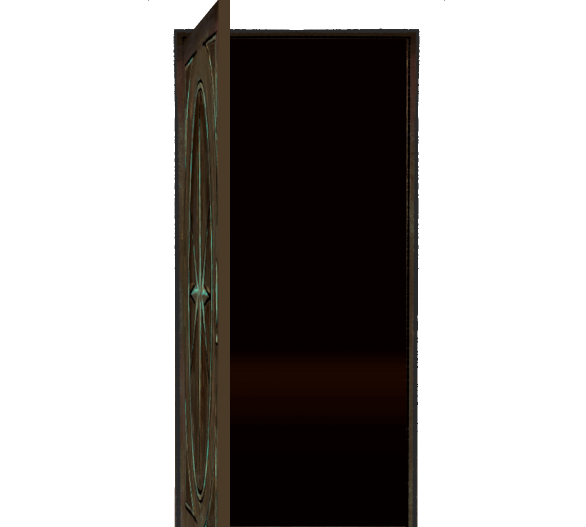
#> input picture Assets/Art/Hallway/HALLWAY-Attic-Door-Open-panel.png, 1172 x 1054 px, given in place of Haunted-Fish-Hotel-Main-Art-Only.png, which was not available (shown at 1/2 size)
$ python render_capsule_v11.py
#> lines starting #> are read from the running program, lines starting #| are printed output that depends on the picture
"""Capsule v11: the camera sees only the right wall and looks down into the dark of the hallway.

Out of the dark come tentacles and the angler (lit only by its own lamp); a chandelier swings overhead and the
service cart rolls right, straight at the oblivious bellhop. Original project art only, rendered in Blender (bpy).

    python render_capsule_v11.py [--samples 64]
"""
import argparse
import hashlib
import json
import math
import sys
from pathlib import Path

import bpy
import numpy as np
from PIL import Image, ImageDraw, ImageFilter, ImageFont

ROOT = Path(__file__).resolve().parents[2]
ART = ROOT / 'Assets/Art'
OUT = ART / 'Capsule'
W, H = 1232, 706
HALL_W, HALL_H = 4.4, 3.2


def B_image(path):
    img = bpy.data.images.load(str(path))
    return img


# [91 lines left out: functions emission, plane, billboard, solid, sprite_bbox_crop, glow_texture and 1 more, not called in this run]


def build():
    bpy.ops.wm.read_factory_settings(use_empty=True)
#> (this line was passed over: bpy is not available in this run)
#> (the call stopped at in B_image, `img = bpy.data.images.load(str(path))`: bpy is not available in this run)
    sc = bpy.context.scene
    L = 60.0
    wall = emission('WallR', B_image(ART / 'Hallway/HALLWAY-Wall-v1-2.png'), gain=1.0, fog=.085, tint=(.92, 1, 1), alpha=False, repeat=True)
    reps = (L + 14) / 7.2
    # right wall only: the left side of the frame is the dark mouth of the hallway
    plane('RightWall', [(HALL_W / 2, L, 0), (HALL_W / 2, -14, 0), (HALL_W / 2, -14, HALL_H), (HALL_W / 2, L, HALL_H)], wall, ((0, 0), (reps, 0), (reps, 1), (0, 1)))
    solid('Floor', [(-HALL_W / 2 - 4, -14, 0), (HALL_W / 2, -14, 0), (HALL_W / 2, L, 0), (-HALL_W / 2 - 4, L, 0)], (.03, .012, .016))
    carpet = bpy.data.materials.new('Carpet'); carpet.use_nodes = True
    nt = carpet.node_tree; nt.nodes.clear()
    geo = nt.nodes.new('ShaderNodeNewGeometry'); sep = nt.nodes.new('ShaderNodeSeparateXYZ'); nt.links.new(geo.outputs['Position'], sep.inputs[0])
    mulf = nt.nodes.new('ShaderNodeMath'); mulf.operation = 'MULTIPLY'; mulf.inputs[1].default_value = -.1; nt.links.new(sep.outputs['Y'], mulf.inputs[0])
    att = nt.nodes.new('ShaderNodeMath'); att.operation = 'POWER'; att.inputs[0].default_value = math.e; nt.links.new(mulf.outputs[0], att.inputs[1])
    gain = nt.nodes.new('ShaderNodeMath'); gain.operation = 'MULTIPLY'; gain.inputs[1].default_value = .3; nt.links.new(att.outputs[0], gain.inputs[0])
    col = nt.nodes.new('ShaderNodeMix'); col.data_type = 'RGBA'; col.blend_type = 'MULTIPLY'; col.inputs[0].default_value = 1
    col.inputs[6].default_value = (.62, .20, .27, 1); nt.links.new(gain.outputs[0], col.inputs[7])
    em = nt.nodes.new('ShaderNodeEmission'); nt.links.new(col.outputs[2], em.inputs[0])
    o = nt.nodes.new('ShaderNodeOutputMaterial'); nt.links.new(em.outputs[0], o.inputs[0])
    plane('Carpet', [(-.9, -14, .002), (.9, -14, .002), (.9, L, .002), (-.9, L, .002)], carpet)
    # wall furniture: sconces and two watching frames, all on the right wall
    sconce = B_image(sprite_bbox_crop(ART / 'Hallway/HALLWAY-sconce.png'))
    for y in (5.0, 10.5, 17.0):
        mat = emission(f'Sconce{y}', sconce, gain=1.0, fog=.07)
        w = .62 * sconce.size[0] / sconce.size[1]
        x = HALL_W / 2 - .03
        plane(f'Sconce{y}', [(x, y + w / 2, 1.55), (x, y - w / 2, 1.55), (x, y - w / 2, 1.55 + .62), (x, y + w / 2, 1.55 + .62)], mat)
    eye = Image.open(ART / 'Frames/Eye/HALLWAY-Frame-Eye.png').convert('RGBA'); outline = Image.open(ART / 'Frames/Eye/HALLWAY-Frame-Eye-outline.png').convert('RGBA')
    for name, y, z, height, has_eye in (('Frame-Filled-09', 7.6, 2.05, .95, True), ('Frame-Filled-14', 13.5, 1.95, 1.0, True)):
        f = Image.open(ART / f'Frames/Segmented Frames/{name}.png').convert('RGBA')
        back = Image.new('RGBA', f.size, (32, 32, 32, 255)); back.alpha_composite(f)
        e = Image.alpha_composite(eye, outline).resize((int(f.width * .8), int(f.height * .5)), Image.LANCZOS)
        back.alpha_composite(e, ((f.width - e.width) // 2, (f.height - e.height) // 2))
        back.putalpha(f.getchannel('A').point(lambda a: 255 if a > 8 else 0).filter(ImageFilter.MaxFilter(3)))
        tmp = Path('/tmp') / f'cap11_{name}.png'; back.save(tmp)
        w = height * f.width / f.height; x = HALL_W / 2 - .02
        plane(name, [(x, y + w / 2, z - height / 2), (x, y - w / 2, z - height / 2), (x, y - w / 2, z + height / 2), (x, y + w / 2, z + height / 2)], emission('F' + name, B_image(tmp), gain=.9, fog=.07))
    # the dark mouth: tentacles reaching out of it
    arms = [('left', 1, -3.4, 15.0, 5.0, .8), ('right', 2, -.6, 20.0, 6.4, .7), ('left', 3, -2.0, 12.5, 3.6, .85), ('right', 4, 0.4, 17.0, 5.2, .65),
            ('left', 2, -5.2, 22.0, 7.2, .6), ('right', 1, -2.6, 28.0, 8.6, .55), ('left', 4, -.4, 24.0, 7.4, .5), ('right', 3, -4.4, 18.0, 5.6, .7)]
    for side, n, x, y, h, g in arms:
        im = B_image(sprite_bbox_crop(ART / f'Boss/BOSS-v1v2-arm-{side}-{n}.png'))
        billboard(f'Tentacle{side}{n}{y}', im, x, y, h, 0.0, emission(f'T{side}{n}{y}', im, gain=g, fog=.03, tint=(.8, .95, 1.0)))
    # the angler, lit only by its own lamp: bright sprite, warm-green pool of light on floor, wall and nearby tentacles
    angler = B_image(sprite_bbox_crop(ART / 'Traps/TRAP-Angler-fish-glow.png'))
    glow = B_image(glow_texture('/tmp/cap11_glow.png', (.78, 1.0, .72)))
    plane('AnglerGlow', [(-6.6, 13.9, -1.2), (.8, 13.9, -1.2), (.8, 13.9, 4.6), (-6.6, 13.9, 4.6)], emission('AnglerGlowM', glow, gain=.85, fog=0.0))
    billboard('Angler', angler, -2.9, 13.6, 2.6, 0.3, emission('AnglerM', angler, gain=1.0, fog=0.0))
    # chandelier above, mid-swing, with a fainter trailing ghost to read the motion
    chand = B_image(sprite_bbox_crop(ART / 'Traps/TRAP-Chandelier-v2.png'))
    swung('ChandGhost', chand, .55, 9.1, 1.9, HALL_H, 16, emission('ChandG', chand, gain=.28, fog=.05))
    swung('Chand', chand, .55, 9.0, 1.9, HALL_H, 9, emission('ChandM', chand, gain=.95, fog=.05))
    # the cart barrels down the hallway toward us and the bellhop, nose up and wheels off the carpet: about to go airborne
    cart = B_image(sprite_bbox_crop(ART / 'Traps/TRAP-Hotel-cart.png'))
    heading = (0.80, -0.60)                      # horizontal direction of travel: down the hall, a little toward the right wall
    pitch, lift, cx, cy, ch = math.radians(14), .34, -.55, 6.4, 1.55
    cw = ch * cart.size[0] / cart.size[1]
    # [5 lines left out: function cart_point, not called in this run]
    plane('Cart', [cart_point(-cw / 2, 0), cart_point(cw / 2, 0), cart_point(cw / 2, ch), cart_point(-cw / 2, ch)],
          emission('CartM', cart, gain=.95, fog=.05, tint=(.92, .97, 1.0)))
    # soft contact shadow on the carpet, offset because the cart is off the ground
    shadow = B_image(glow_texture('/tmp/cap11_shadow.png', (0, 0, 0), power=1.2))
    sx, sy = cx + heading[0] * -.1, cy + heading[1] * -.1
    ux, uy = heading
    plane('CartShadow', [(sx - ux * cw * .6 + uy * .45, sy - uy * cw * .6 - ux * .45, .006), (sx + ux * cw * .6 + uy * .45, sy + uy * cw * .6 - ux * .45, .006),
                         (sx + ux * cw * .6 - uy * .45, sy + uy * cw * .6 + ux * .45, .006), (sx - ux * cw * .6 - uy * .45, sy - uy * cw * .6 + ux * .45, .006)],
          emission('CartShadowM', shadow, gain=1.0, fog=0.0))
    # the oblivious bellhop in the right foreground, facing away from the cart
    fish = B_image(sprite_bbox_crop(ART / 'HotelFish/FISH-right.png'))
    billboard('Fish', fish, 1.25, 2.9, 1.95, 0.0, emission('FishM', fish, gain=1.0, fog=0.0))
    cam = bpy.data.cameras.new('Cam'); cam.lens = 24; cam.sensor_width = 36; cam.clip_end = 200
    ob = bpy.data.objects.new('Cam', cam); ob.location = (-.5, -3.4, 1.45); ob.rotation_euler = (math.radians(90.5), 0, math.radians(-20))
    sc.collection.objects.link(ob); sc.camera = ob
    sc.world = bpy.data.worlds.new('W'); sc.world.use_nodes = True
    sc.world.node_tree.nodes['Background'].inputs['Color'].default_value = (0, 0, 0, 1)
    return sc


def render(samples, path):
#> called with samples = 64
    sc = bpy.context.scene
    sc.render.engine = 'CYCLES'; sc.cycles.device = 'CPU'; sc.cycles.samples = samples; sc.cycles.use_denoising = True
    sc.render.resolution_x, sc.render.resolution_y = W, H
    sc.render.film_transparent = False
    sc.view_settings.view_transform = 'Standard'
    sc.render.image_settings.file_format = 'PNG'
    sc.render.filepath = str(path)
    bpy.ops.render.render(write_still=True)
#> (this line was passed over: bpy is not available in this run)


def finish(art_path, title_path):
    im = Image.open(art_path).convert('RGB')
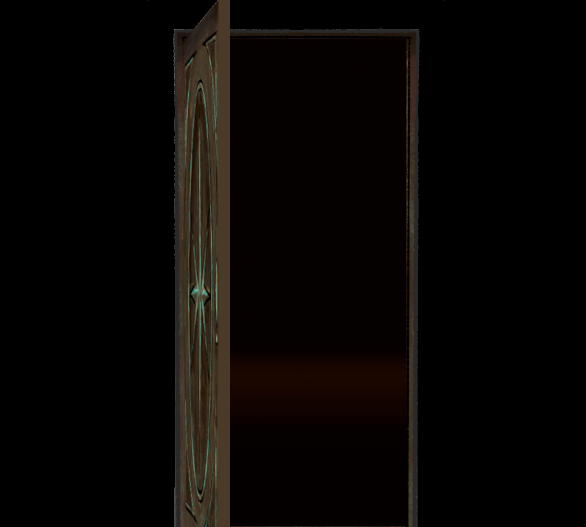
#> im: PIL image 1172x1054 RGB (shown at 1/2 size); mean R, G, B 8.9, 5.9, 4.2
    # vignette + a little tint so the corners fall to black
    a = np.asarray(im).astype(np.float32)
    yy, xx = np.mgrid[0:H, 0:W]
    r = np.sqrt(((xx - W * .55) / (W * .62)) ** 2 + ((yy - H * .5) / (H * .75)) ** 2)
#> (the run stopped early here; a loop or call above may not have finished)

$ run again, on Assets/Art/Hallway/HALLWAY-Door-full.png
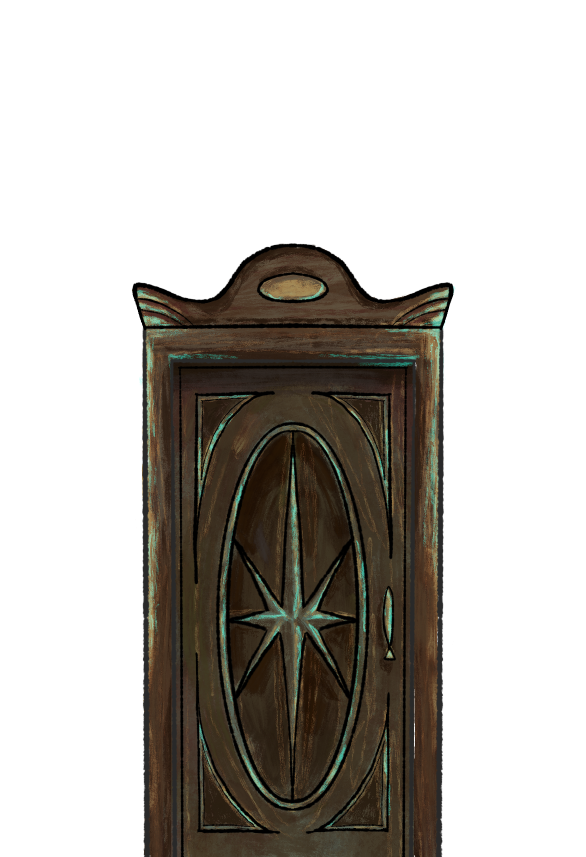
#> input picture Assets/Art/Hallway/HALLWAY-Door-full.png, 1172 x 1714 px, given in place of Haunted-Fish-Hotel-Main-Art-Only.png, which was not available (shown at 1/2 size)
#> in finish, `im = Image.open(art_path).convert('RGB')`:
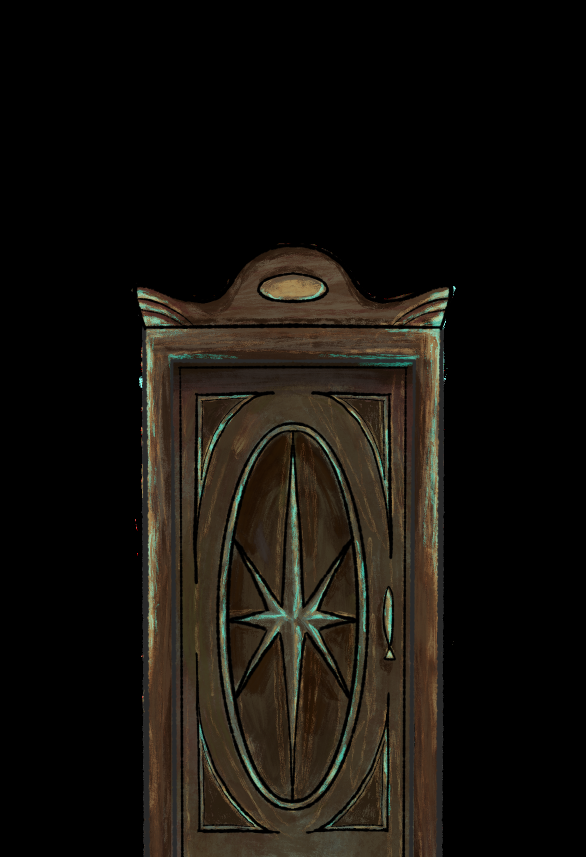
#> im: PIL image 1172x1714 RGB (shown at 1/2 size); mean R, G, B 21, 17.6, 12.7

$ run again, on Assets/Art/Hallway/HALLWAY-Door-panel.png
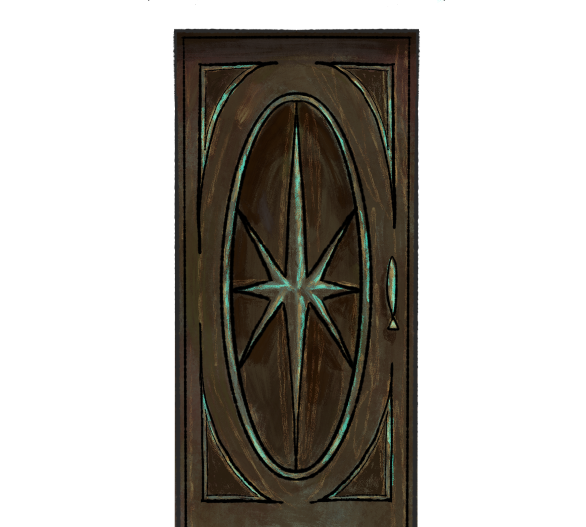
#> input picture Assets/Art/Hallway/HALLWAY-Door-panel.png, 1172 x 1054 px, given in place of Haunted-Fish-Hotel-Main-Art-Only.png, which was not available (shown at 1/2 size)
#> in finish, `im = Image.open(art_path).convert('RGB')`:
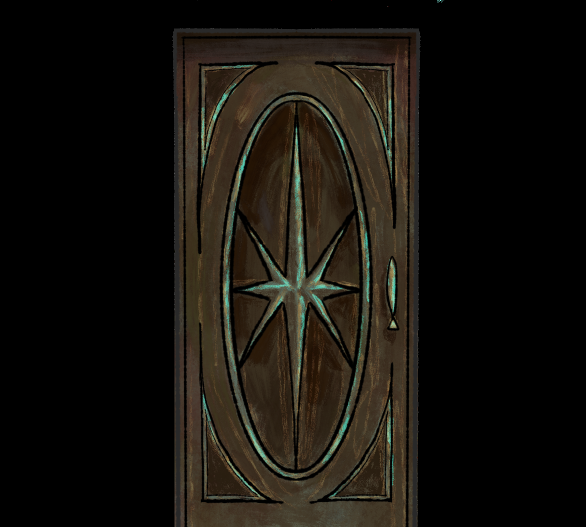
#> im: PIL image 1172x1054 RGB (shown at 1/2 size); mean R, G, B 21.4, 18.3, 13
